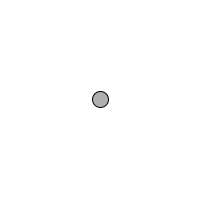
Frame 1 (no input)
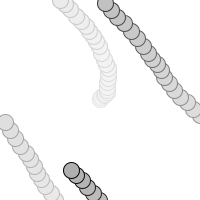
Frame 60 (the mouse pressed at the canvas centre just before this capture)
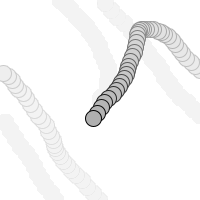
Frame 120 (the mouse held since frame 60 and released just before this capture)

The Processing sketch that drew these frames (run headless with seeded random() and noise(); from frame 60 on, the mouse is pressed at the canvas centre):

// Processing sketch: randomAcceleration
// ── randomAcceleration.pde
// Declare Mover object
Mover mover;

void setup() {
  size(200,200);
  smooth();
  background(255);
  // Make Mover object
  mover = new Mover(); 
}

void draw() {
  noStroke();
  fill(255,10);
  rect(0,0,width,height);
  
  // Call functions on Mover object.
  mover.update();
  mover.checkEdges();
  mover.display(); 
}

class Mover {

  PVector location;
  PVector velocity;
  // Acceleration is the key!
  PVector acceleration;
  // The variable, topspeed, will limit the magnitude of velocity.
  float topspeed;

  Mover() {
    location = new PVector(width/2,height/2);
    velocity = new PVector(0,0);
    acceleration = new PVector(-0.001,0.01);
    topspeed = 10;
  }

  void update() {
    acceleration = new PVector(random(-1,1),random(-1,1));
    acceleration.normalize();
    
    velocity.add(acceleration);
    velocity.limit(topspeed);
    location.add(velocity);
  }

  void display() {
    stroke(0);
    fill(175);
    ellipse(location.x,location.y,16,16);
  }

  void checkEdges() {

    if (location.x > width) {
      location.x = 0;
    } else if (location.x < 0) {
      location.x = width;
    }
    
    if (location.y > height) {
      location.y = 0;
    } else if (location.y < 0) {
      location.y = height;
    }

  }

}
